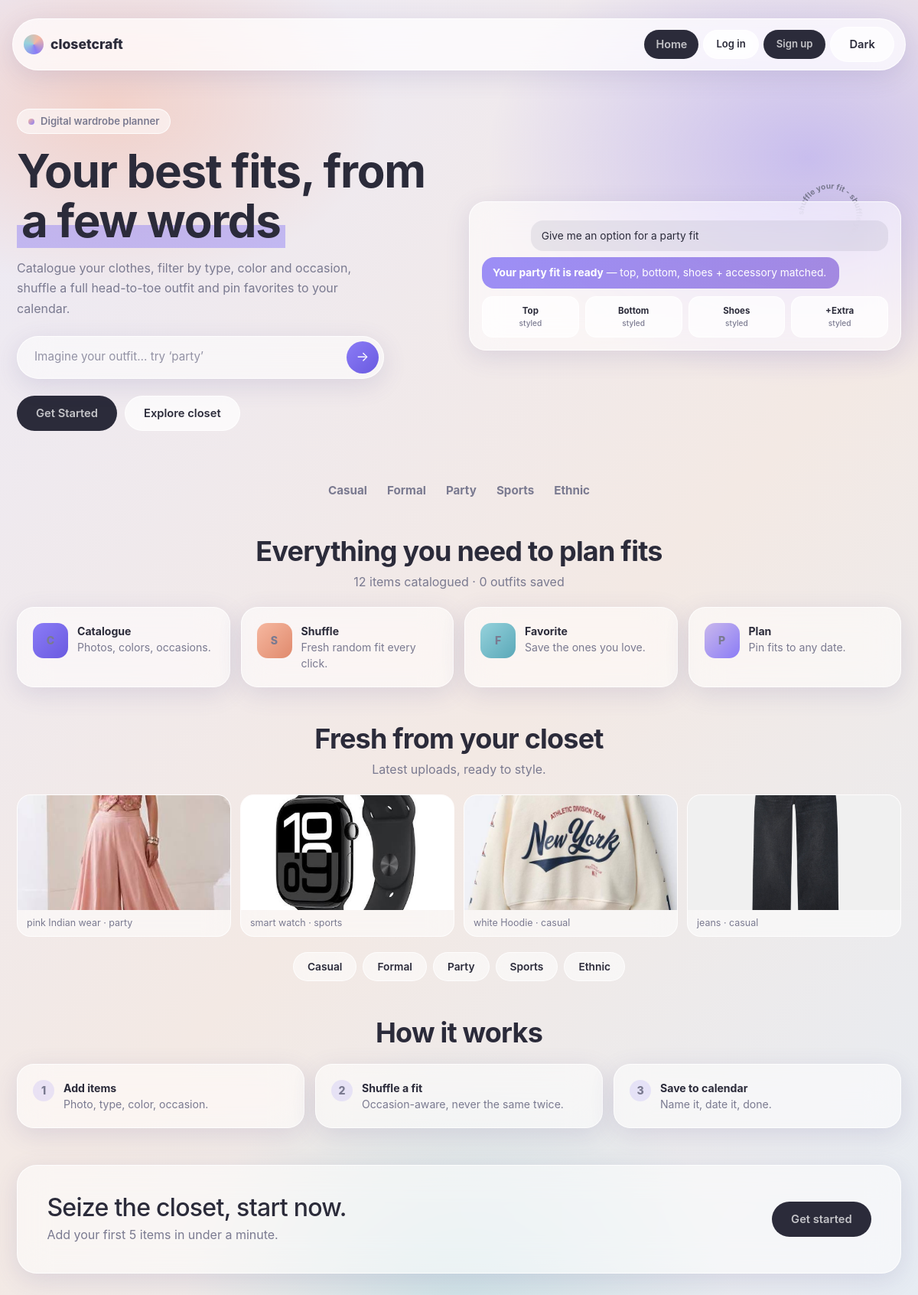
The page / on the database its author committed.
### tables this page shows
CREATE TABLE items (
            id INTEGER PRIMARY KEY AUTOINCREMENT,
            name TEXT NOT NULL,
            type TEXT NOT NULL CHECK(type IN ('top','bottom','dress','shoes','outerwear','accessory')),
            color TEXT NOT NULL,
            occasion TEXT NOT NULL CHECK(occasion IN ('casual','formal','party','sports','ethnic')),
            image_path TEXT,
            created_at TEXT NOT NULL
        , for_gender TEXT DEFAULT 'unisex', user_id INTEGER);

### includes/config.php (called while the page is built, shortened)
<?php
function currentUser(): ?array {
    return $_SESSION['user'] ?? null;
}
function e(string $s): string {
    return htmlspecialchars(trim($s), ENT_QUOTES, 'UTF-8');
}

### index.php (the view, shortened to what this page needs)
<?php
$db = getDB();
$total = (int)$db->query("SELECT COUNT(*) FROM items")->fetchColumn();
$outfits = (int)$db->query("SELECT COUNT(*) FROM outfits")->fetchColumn();
$latest = $db->query("SELECT * FROM items ORDER BY id DESC LIMIT 4")->fetchAll(PDO::FETCH_ASSOC);
function gthumb(array $it): string {
  if (!empty($it['image_path']) && file_exists(__DIR__.'/'.$it['image_path'])) return e($it['image_path']);
  return placeholderImg($it['type'], $it['type']);
}
include __DIR__ . '/includes/header.php';
?>
<section class="hero">
  <div>
    <span class="kicker"><i></i>Digital wardrobe planner</span>
    <h1>Your best fits, from <span class="hl">a few words</span></h1>
    <p class="lede">Catalogue your clothes, filter by type, color and occasion,
      shuffle a full head-to-toe outfit and pin favorites to your calendar.</p>
    <form class="prompt-bar" onsubmit="return false">
      <input id="promptInput" placeholder="Imagine your outfit… try ‘party’">
      <button class="prompt-go" id="promptGo" aria-label="Generate">&rarr;</button>
    </form>
    <div class="hero-cta">
      <a href="upload.php" class="btn btn-dark">Get Started</a>
      <a href="closet.php" class="btn btn-light">Explore closet</a>
    </div>
  </div>
  <div class="hero-visual">
    <svg class="spin-badge" viewBox="0 0 100 100" aria-hidden="true">
      <defs><path id="circ" d="M50,50 m-36,0 a36,36 0 1,1 72,0 a36,36 0 1,1 -72,0"/></defs>
      <text font-size="10.5" font-weight="700" fill="currentColor"><textPath href="#circ">shuffle your fit - shuffle your fit - </textPath></text>
    </svg>
    <div class="chat">
      <div class="bubble me">Give me an option for a party fit</div>
      <div class="bubble ai"><b>Your party fit is ready</b> — top, bottom, shoes + accessory matched.</div>
      <div class="fit-strip">
        <div class="fit-cell">Top<small>styled</small></div>
        <div class="fit-cell">Bottom<small>styled</small></div>
        <div class="fit-cell">Shoes<small>styled</small></div>
        <div class="fit-cell">+Extra<small>styled</small></div>
      </div>
    </div>
  </div>
</section>
<div class="logos" aria-hidden="true">
  <span>Casual</span><span>Formal</span><span>Party</span><span>Sports</span><span>Ethnic</span>
</div>
<section class="section">
  <h2>Everything you need to plan fits</h2>
  <p class="sub"><?= $total ?> items catalogued · <?= $outfits ?> outfits saved</p>
  <div class="grid-4">
    <a class="feat-card" href="closet.php"><span class="icon-tile p">C</span><span><b>Catalogue</b><br>Photos, colors, occasions.</span></a>
    <a class="feat-card" href="generator.php"><span class="icon-tile g">S</span><span><b>Shuffle</b><br>Fresh random fit every click.</span></a>
    <a class="feat-card" href="outfits.php"><span class="icon-tile y">F</span><span><b>Favorite</b><br>Save the ones you love.</span></a>
    <a class="feat-card" href="calendar.php"><span class="icon-tile t">P</span><span><b>Plan</b><br>Pin fits to any date.</span></a>
  </div>
</section>
<section class="section">
  <h2>Fresh from your closet</h2>
  <p class="sub">Latest uploads, ready to style.</p>
  <div class="gallery">
    <?php foreach ($latest as $it): ?>
      <div class="g-card"><img src="<?= gthumb($it) ?>" alt="<?= e($it['name']) ?>">
        <p><?= e($it['name']) ?> · <?= e($it['occasion']) ?></p></div>
    <?php endforeach; ?>
  </div>
  <div class="chips">
    <?php foreach (['casual','formal','party','sports','ethnic'] as $o): ?>
      <a class="chip" href="closet.php?occasion=<?= $o ?>"><?= ucfirst($o) ?></a>
    <?php endforeach; ?>
  </div>
</section>
<section class="section">
  <h2>How it works</h2>
  <div class="grid-3">
    <div class="step-card"><span class="step-n">1</span><span><b>Add items</b><br>Photo, type, color, occasion.</span></div>
    <div class="step-card"><span class="step-n">2</span><span><b>Shuffle a fit</b><br>Occasion-aware, never the same twice.</span></div>
    <div class="step-card"><span class="step-n">3</span><span><b>Save to calendar</b><br>Name it, date it, done.</span></div>
  </div>
</section>
<section class="cta-band">
  <div><h2>Seize the closet, start now.</h2><p>Add your first 5 items in under a minute.</p></div>
  <a href="upload.php" class="btn btn-dark">Get started</a>
</section>
<?php include __DIR__ . '/includes/footer.php'; ?>

### includes/header.php (shortened to what this page needs)
<?php
$theme = $_COOKIE['cc_theme'] ?? 'light';
$active = basename($_SERVER['PHP_SELF'] ?? 'index.php');
$user = currentUser();
function navCls(string $page, string $active): string { return $active === $page ? 'active' : ''; }
?>
<!DOCTYPE html>
<html lang="en" data-theme="<?= e($theme) ?>">
<head>
  <link href="https://cdn.jsdelivr.net/npm/bootstrap@5.3.3/dist/css/bootstrap.min.css" rel="stylesheet">
  <link rel="stylesheet" href="assets/css/style.css?v=8">
</head>
<body>
<div class="page-frame"><div class="canvas">
<header class="site-header">
  <nav class="navbar custom-nav">
    <div class="container">
      <a class="navbar-brand brand-logo" href="index.php">closetcraft</a>
      <div id="navMenu">
        <ul class="nav-list">
          <li><a class="nav-link <?= navCls('index.php',$active) ?>" href="index.php">Home</a></li>
        </ul>
        <?php if ($user): ?>
        <a href="upload.php" class="btn btn-sm btn-primary">Add item</a>
        <span class="user-chip">Hi, <?= e($user['name']) ?></span>
        <a href="logout.php" class="btn btn-sm btn-light">Log out</a>
        <?php else: ?>
        <a href="login.php" class="btn btn-sm btn-light">Log in</a>
        <a href="signup.php" class="btn btn-sm btn-primary">Sign up</a>
        <?php endif; ?>
        <button id="themeBtn" class="btn btn-sm" aria-label="Toggle dark and light theme"><?= $theme==='dark' ? 'Light' : 'Dark' ?></button>
      </div>
    </div>
  </nav>
</header>
<main class="main-wrap">

### includes/footer.php (shortened to what this page needs)
</main>
</div></div>
</body>
</html>

### rows shown on the page
items: image_path (picture), name "pink Indian wear", occasion "party"
items: image_path (picture), name "smart watch", occasion "sports"
items: image_path (picture), name "white Hoodie", occasion "casual"
items: image_path (picture), name "jeans", occasion "casual"

### other values the page prints
$total "12"
$outfits "0"
$o "Casual"
$o "Formal"
$o "Party"
$o "Sports"
$o "Ethnic"
